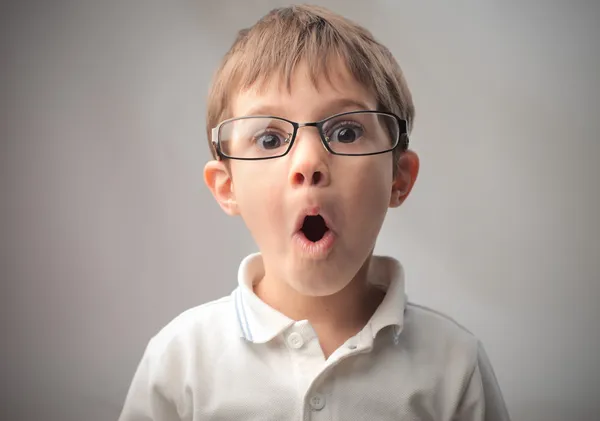
#> input picture DeteccionEmociones/asombro.jpg, 600 x 421 px, given in place of the camera
$ python generarBD.py
#> lines starting #> are read from the running program, lines starting #| are printed output that depends on the picture
import cv2
import os
import imutils

#Una emocion activa
#emocion = 'Felicidad'
emocion = 'Enojo'
#emocion = 'Sorpresa'
#emocion = 'Tristeza'


dataPath = 'C:/Users/din_p/OneDrive/Escritorio/ResultadosEmociones' #Cambia a la ruta donde hayas almacenado Data
emotionsPath = dataPath + '/' + emocion


if not os.path.exists(emotionsPath):
	print('Carpeta creada: ',emotionsPath)
	os.makedirs(emotionsPath)


#Webcam
cap = cv2.VideoCapture(0,cv2.CAP_DSHOW)
faceClassif = cv2.CascadeClassifier(cv2.data.haarcascades+'haarcascade_frontalface_default.xml')
count = 0


while True:
	ret, frame = cap.read()
#> frame is the input picture: shape (421, 600, 3); mean B, G, R 147.5, 153.7, 165.9
	if ret == False: break
	frame =  imutils.resize(frame, width=640)
#> frame: shape (449, 640, 3)
	gray = cv2.cvtColor(frame, cv2.COLOR_BGR2GRAY)
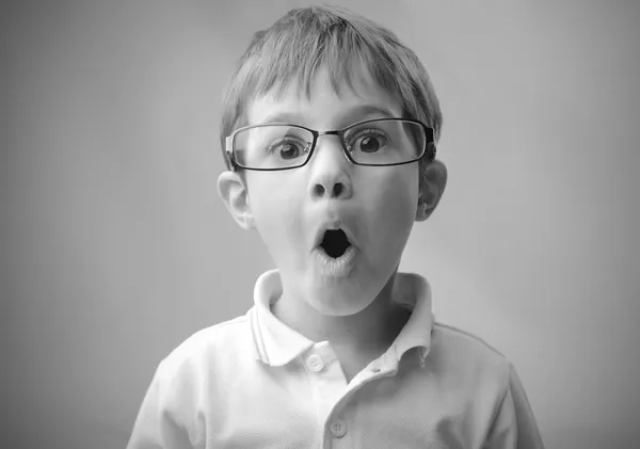
#> gray: shape (449, 640); min 8, max 255, mean 156.6
	auxFrame = frame.copy()


	faces = faceClassif.detectMultiScale(gray,1.3,5)
#> faces = [[216, 54, 227, 227]]


	for (x,y,w,h) in faces:
		cv2.rectangle(frame, (x,y),(x+w,y+h),(0,255,0),2)
		rostro = auxFrame[y:y+h,x:x+w]
		rostro = cv2.resize(rostro,(150,150),interpolation=cv2.INTER_CUBIC)
		cv2.imwrite(emotionsPath + f'/rotro_{count}.jpg'.format(count),rostro)
		count = count + 1
#> this loop made 1 pass
#> (x, y, w, h, count) on pass 1: (216, 54, 227, 227, 1)
#> pass 1, `rostro = auxFrame[y:y+h,x:x+w]`:
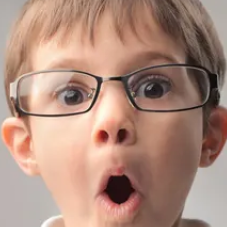
#> rostro: shape (227, 227, 3); mean B, G, R 125.2, 140.3, 174.7
#> pass 1, `rostro = cv2.resize(rostro,(150,150),interpolation=cv2.INTER_CUBIC)`:
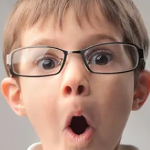
#> rostro: shape (150, 150, 3); mean B, G, R 125.2, 140.3, 174.7
#> after the loop:
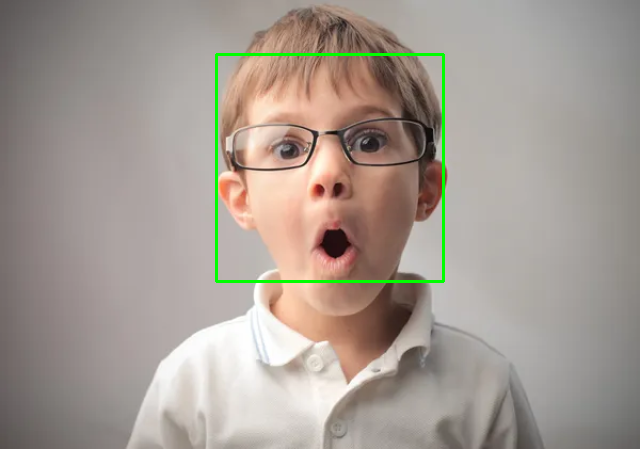
#> frame: shape (449, 640, 3); mean B, G, R 146, 154.5, 164.1
#> after the loop, count = 1
	cv2.imshow('frame',frame)

	#Matar la cámara
	k =  cv2.waitKey(1)
#> (key Esc is pressed here)
	if k == 27 or count >= 5000:
		break


cap.release()
cv2.destroyAllWindows()
